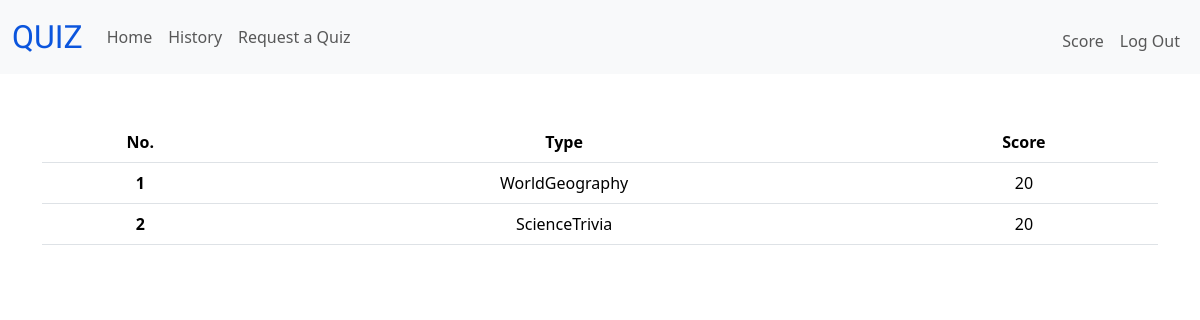
Page /history (signed in) on the earlier database version.
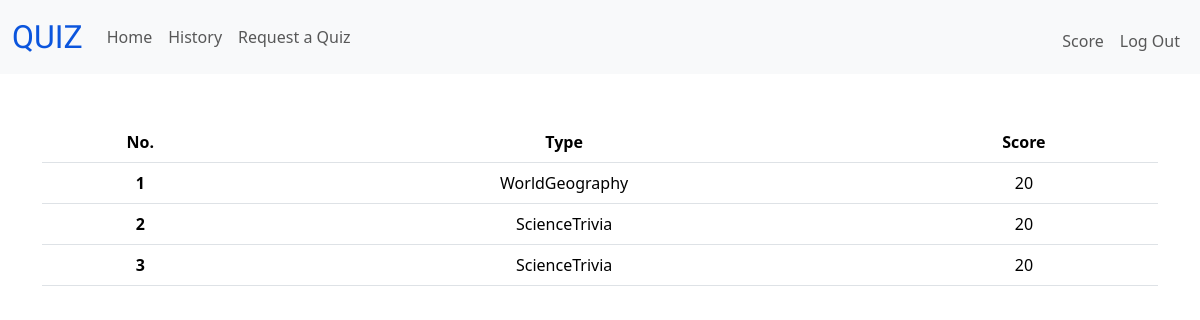
Same page on the later database version.
### tables this page shows
CREATE TABLE history ( id INTEGER PRIMARY KEY AUTOINCREMENT, user_id INTEGER NOT NULL, quiz_type TEXT NOT NULL, score NUMERIC NOT NULL, FOREIGN KEY (user_id) REFERENCES users(id));

### app.py (the view)
@app.route("/history")
def history():
    user_id = session.get("user_id")
    data = db.execute("SELECT * FROM history WHERE user_id = ?", user_id)
    if data == []:
        return render_template("history.html")
    quzzes = history_data(data)
    return render_template("history.html", data=quzzes)

### helpers.py (called while the page is built)
def history_data(data):
    result = []
    for quiz in data:
        result.append({
            "id": quiz["id"],
            "type": quiz["quiz_type"],
            "score": quiz["score"],
        })
    return result

### templates/history.html (shortened to what this page needs)
{% extends "layout.html" %}
{% block main %}
    {% if data %}
    <div>
        <table class="table">
            <thead>
                <tr>
                    <th scope="col">No.</th>
                    <th scope="col">Type</th>
                    <th scope="col">Score</th>
                </tr>
            </thead>
            <tbody>
                {% for quiz in data %}
                    <tr>
                        <th scope="row">{{ quiz.id }}</th>
                        <td>{{ quiz.type }}</td>
                        <td>{{ quiz.score }}</td>
                    </tr>
                {% endfor %}
            </tbody>
        </table>
    </div>
    {% else %}
    <p>
        <h4>You Havent Done Any Quizzes</h4>
    </p>
    {% endif %}
{% endblock %}

### templates/layout.html (shortened to what this page needs)
<!DOCTYPE html>
<html lang="en">
    <head>
        <link href="https://cdn.jsdelivr.net/npm/bootstrap@5.3.3/dist/css/bootstrap.min.css" rel="stylesheet">
        <link href="/static/styles.css" rel="stylesheet">
    </head>
    <body>
        <nav class="navbar navbar-expand-lg bg-body-tertiary">
            <div class="container-fluid">
                <a class="navbar-brand" href="/">QUIZ</a>
                <div class="collapse navbar-collapse" id="navbarText">
                    {% if session["user_id"] %}
                        <ul class="navbar-nav me-auto mb-2 mb-lg-0">
                            <li class="nav-item">
                            <a class="nav-link" aria-current="page" href="/">Home</a>
                            </li>
                            <li class="nav-item">
                            <a class="nav-link" href="/history">History</a>
                            </li>
                            <li class="nav-item">
                            <a class="nav-link" href="#">Request a Quiz</a>
                            </li>
                        </ul>
                        <ul class="navbar-nav ms-auto mt-2">
                            <li class="nav-item"><span class="nav-link">Score</span></li>
                            <li class="nav-item"><a class="nav-link" href="/logout">Log Out</a></li>
                        </ul>
                    {% endif %}
                </div>
            </div>
        </nav>
        <main class="container py-5 text-center">
            {% block main %}{% endblock %}
        </main>
    </body>
</html>

### static/styles.css (style rules this page uses)
nav .navbar-brand { color: #0b55dd; font-family: "Leckerli One", 'Times New Roman', Times, serif; font-weight: 400; font-style: normal; font-size: xx-large; }

Differences in the rows shown:
added history: id "3", type "ScienceTrivia", score "20"
